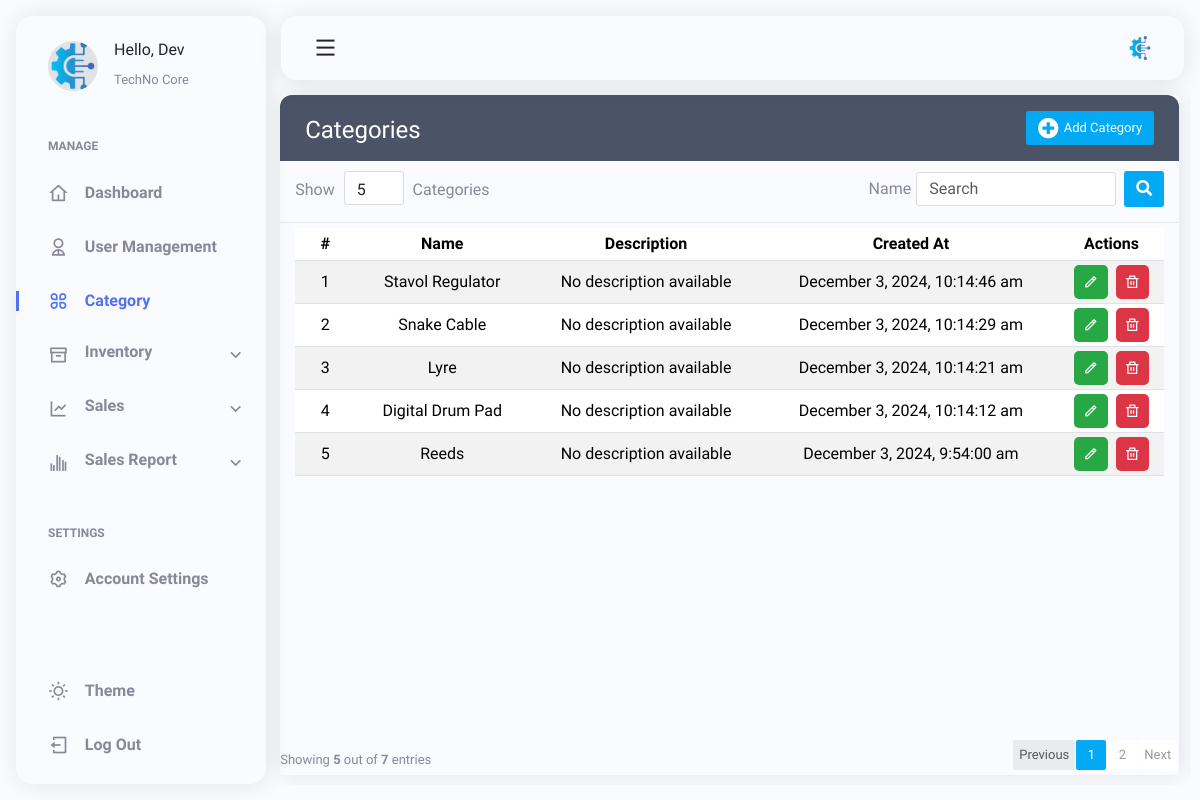
/pages/category.php (signed in), run on an earlier commit of the app's database.
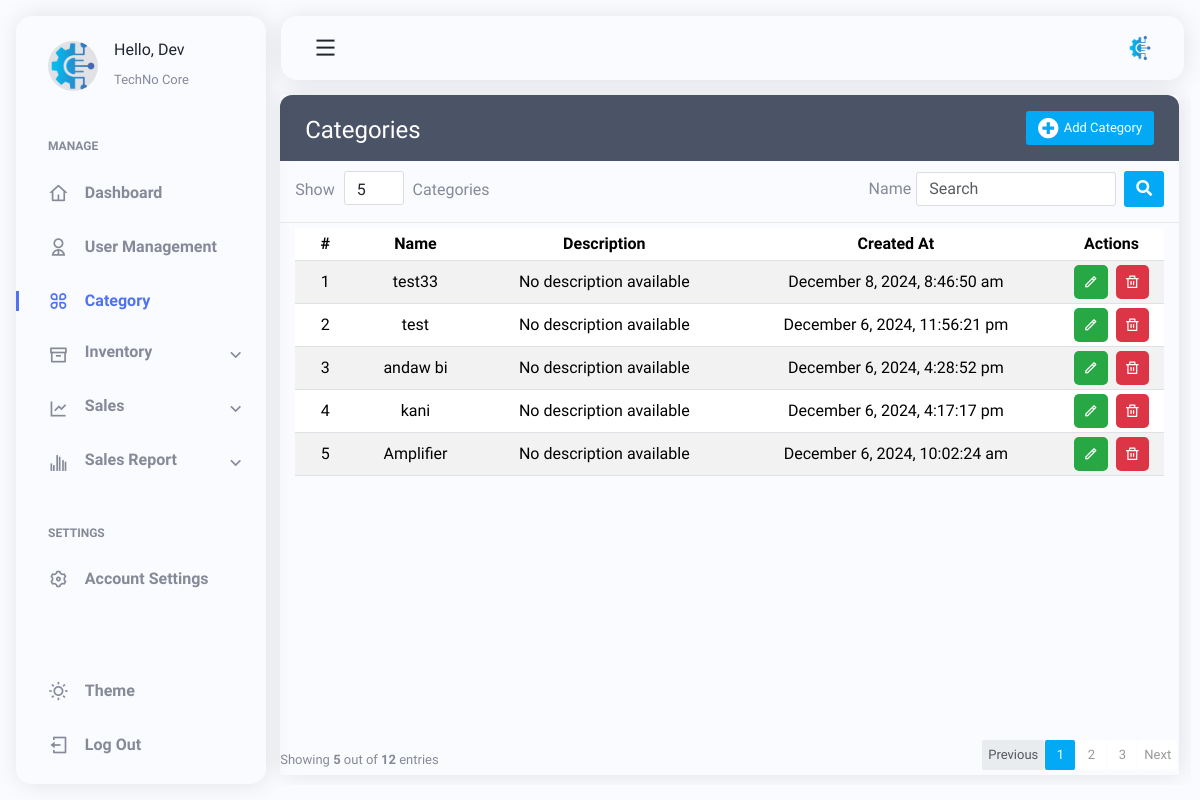
And on a later commit of the database.
### tables this page shows
CREATE TABLE `categories` (
  `category_id` int(11) UNSIGNED NOT NULL,
  `name` varchar(60) NOT NULL,
  `description` text NOT NULL,
  `created_at` timestamp NOT NULL DEFAULT current_timestamp()
);

### pages/category.php (the view, shortened to what this page needs)
<?php
include('../layouts/header.php');
require_once '../includes/load.php';
$currentPage = basename($_SERVER['PHP_SELF'], '.php');
$itemsPerPage = isset($_GET['items_per_page']) ? (int) $_GET['items_per_page'] : 5;
$currentPageNumber = isset($_GET['page']) ? (int) $_GET['page'] : 1;
$searchKeyword = isset($_GET['search']) ? $_GET['search'] : '';
$offset = ($currentPageNumber - 1) * $itemsPerPage;
$sql = "SELECT COUNT(*) FROM categories WHERE name LIKE :search";
$stmt = $conn->prepare($sql);
$stmt->execute([':search' => "%$searchKeyword%"]);
$totalItems = $stmt->fetchColumn();
$totalPages = ceil($totalItems / $itemsPerPage);
$sql = "SELECT category_id, name, created_at
        FROM categories
        WHERE name LIKE :search
        ORDER BY created_at DESC
        LIMIT :limit OFFSET :offset";
$stmt = $conn->prepare($sql);
$stmt->bindValue(':search', "%$searchKeyword%", PDO::PARAM_STR);
$stmt->bindValue(':limit', $itemsPerPage, PDO::PARAM_INT);
$stmt->bindValue(':offset', $offset, PDO::PARAM_INT);
$stmt->execute();
$categories = $stmt->fetchAll(PDO::FETCH_ASSOC);
?>
<link rel="stylesheet" href="https://cdnjs.cloudflare.com/ajax/libs/toastr.js/latest/toastr.min.css">
<link rel="stylesheet" href="../lib/category/category.css">
<main class="main container" id="main">
    <?php include('../layouts/sidebar.php'); ?>
    <div class="table-wrapper">
        <div class="table-title">
            <div class="d-flex justify-content-between">
                <div class="col-sm-4">
                    <h2>Categories</h2>
                </div>
                <button type="button" class="btn btn-primary" data-bs-toggle="modal" data-bs-target="#createCatModal">
                    <i class="fa fa-plus-circle"></i>
                    Add Category
                </button>
            </div>
        </div>
        <div class="table-filter">
            <form method="GET" action="">
                <div class="row">
                    <div class="col-sm-3">
                        <div class="show-entries">
                            <span>Show</span>
                            <select class="form-control" name="items_per_page" onchange="this.form.submit()">
                                <option value="5" <?= $itemsPerPage == 5 ? 'selected' : '' ?>>5</option>
                            </select>
                            <span>Categories</span>
                        </div>
                    </div>
                    <div class="col-sm-9">
                        <div class="filter-group d-flex justify-content-end align-items-center">
                            <label>Name</label>
                            <input type="text" class="form-control" name="search"
                                value="<?= htmlspecialchars($searchKeyword) ?>" placeholder="Search">
                            <button type="submit" class="btn btn-primary ms-2"><i class="fa fa-search"></i></button>
                        </div>
                    </div>
                </div>
            </form>
        </div>
        <div class="table-responsive mb-4" style="height: 61vh; overflow-y: auto;">
            <table class="table table-striped table-hover" style="text-align: center; vertical-align: middle;">
                <thead>
                    <tr>
                        <th class="text-center">#</th>
                        <th>Name</th>
                        <th>Description</th>
                        <th>Created At</th>
                        <th class="text-center">Actions</th>
                    </tr>
                </thead>
                <tbody>
                    <?php if (empty($categories)): ?>
                        <tr>
                            <td colspan="4" class="text-center">No categories found</td>
                        </tr>
                    <?php else: ?>
                        <?php foreach ($categories as $index => $category): ?>
                            <tr>
                                <td class="text-center"><?= $offset + $index + 1 ?></td>
                                <td><?= htmlspecialchars($category['name']) ?></td>
                                <td>
                                    <?php
                                    if (!empty($category['description'])) {
                                        echo htmlspecialchars($category['description']);
                                    } else {
                                        echo 'No description available';
                                    }
                                    ?>
                                </td>
                                <td><?= date('F j, Y, g:i:s a', strtotime($category['created_at'])) ?></td>
                                <td class="text-center d-flex justify-content-center gap-2">
                                    <button type="button" class="editCat-btn btn-secondary" data-bs-toggle="modal"
                                        data-bs-target="#editCatModal_<?= $category['category_id'] ?>">
                                        <i class="ri-pencil-line"></i>
                                    </button>
                                    <button type="button" class="deleteCat-btn btn-danger" data-bs-toggle="modal"
                                        data-bs-target="#deleteCatModal_<?= $category['category_id'] ?>">
                                        <i class="ri-delete-bin-line"></i>
                                    </button>
                                </td>
                            </tr>
                        <?php endforeach; ?>
                    <?php endif; ?>
                </tbody>
            </table>
        </div>
        <div class="clearfix">
            <div class="hint-text">Showing <b><?= count($categories) ?></b> out of <b><?= $totalItems ?></b> entries
            </div>
            <ul class="pagination">
                <li class="page-item <?= $currentPageNumber == 1 ? 'disabled' : '' ?>">
                    <a href="?page=<?= $currentPageNumber - 1 ?>&items_per_page=<?= $itemsPerPage ?>&search=<?= htmlspecialchars($searchKeyword) ?>"
                        class="page-link">Previous</a>
                </li>
                <?php for ($i = 1; $i <= $totalPages; $i++): ?>
                    <li class="page-item <?= $currentPageNumber == $i ? 'active' : '' ?>">
                        <a href="?page=<?= $i ?>&items_per_page=<?= $itemsPerPage ?>&search=<?= htmlspecialchars($searchKeyword) ?>"
                            class="page-link"><?= $i ?></a>
                    </li>
                <?php endfor; ?>
                <li class="page-item <?= $currentPageNumber == $totalPages ? 'disabled' : '' ?>">
                    <a href="?page=<?= $currentPageNumber + 1 ?>&items_per_page=<?= $itemsPerPage ?>&search=<?= htmlspecialchars($searchKeyword) ?>"
                        class="page-link">Next</a>
                </li>
            </ul>
        </div>
    </div>
</body>
</html>

### layouts/header.php (shortened to what this page needs)
<!doctype html>
<html lang="en">
<head>
  <link rel="stylesheet" href="https://cdnjs.cloudflare.com/ajax/libs/font-awesome/5.15.3/css/all.min.css">
  <link rel="stylesheet" href="https://cdnjs.cloudflare.com/ajax/libs/remixicon/4.2.0/remixicon.css" />
  <link href="https://cdn.jsdelivr.net/npm/bootstrap@5.3.3/dist/css/bootstrap.min.css" rel="stylesheet"
>
  <link rel="stylesheet" href="../assets/css/main.css">
</head>
<body>
  <header class="header" id="header">
    <div class="header__container">
      <a href="#" class="header__logo">
        <img class="header__logo-img" src="../uploads/users/techno.png" alt="" />
      </a>
      <button class="header__toggle" id="header-toggle">
        <i class="ri-menu-line"></i>
      </button>
    </div>
  </header>

### layouts/sidebar.php (shortened to what this page needs)
<nav class="sidebar" id="sidebar">
  <div class="sidebar__container">
    <div class="sidebar__user">
      <div class="sidebar__img">
        <img src="../uploads/users/techno.png" alt="" />
      </div>
      <div class="sidebar__info">
        <h3>Hello, Dev</h3>
        <span>TechNo Core</span>
      </div>
    </div>
    <div class="sidebar__content">
      <div>
        <h3 class="sidebar__title">MANAGE</h3>
        <div class="sidebar__list">
          <a href="dev_dashboard.php"
            class="sidebar__link <?= ($currentPage == 'dev_dashboard') ? 'active-link' : '' ?>">
            <i class="ri-home-4-line"></i>
            <span>Dashboard</span>
          </a>
          <a href="user_management.php"
            class="sidebar__link <?= ($currentPage == 'user_management') ? 'active-link' : '' ?>">
            <i class="ri-user-2-line"></i>
            <span>User Management</span>
          </a>
          <a href="category.php" class="sidebar__link <?= ($currentPage == 'category') ? 'active-link' : '' ?>">
            <i class="ri-apps-line"></i>
            <span>Category</span>
          </a>
          <a href="#" class="sidebar__link" id="inventory-link"
            style="display: flex; align-items: start; justify-content: start;">
            <i class="ri-archive-line"></i>
            <span>Inventory</span>
            <i class="ri-arrow-down-s-line" style="margin-left: auto; padding-right: 20px"></i>
          </a>
          <a href="#" class="sidebar__link" id="sales-link"
            style="display: flex; align-items: start; justify-content: start;">
            <i class="ri-line-chart-line"></i>
            <span>Sales</span>
            <i class="ri-arrow-down-s-line" style="margin-left: auto; padding-right: 20px"></i>
          </a>
          <a href="#" class="sidebar__link" id="reports-link"
            style="display: flex; align-items: start; justify-content: start;">
            <i class="ri-bar-chart-grouped-line"></i>
            <span>Sales Report</span>
            <i class="ri-arrow-down-s-line" style="margin-left: auto; padding-right: 20px"></i>
          </a>
        </div>
      </div>
      <div>
        <h3 class="sidebar__title">SETTINGS</h3>
        <div class="sidebar__list">
          <a href="#" class="sidebar__link">
            <i class="ri-settings-3-line"></i>
            <span>Account Settings</span>
          </a>
        </div>
      </div>
    </div>
    <div class="sidebar__actions">
      <button>
        <i class="ri-sun-line sidebar__link sidebar__theme" id="theme-button">
          <span>Theme</span>
        </i>
      </button>
      <a href="../logout.php" class="sidebar__link">
        <i class="ri-logout-box-line"></i>
        <span>Log Out</span>
      </a>
    </div>
  </div>
</nav>
</body>
</html>

### assets/css/main.css (style rules this page uses)
:root { --header-height: 3.5rem; --maincontent-height: 3.5rem; --first-color: hsl(228, 85%, 63%); --title-color: hsl(228, 18%, 16%); --text-color: hsl(228, 8%, 56%); --body-color: hsl(228, 100%, 99%); --shadow-color: hsla(228, 80%, 4%, 0.1); --body-font: "Nunito Sans", system-ui; --normal-font-size: 0.938rem; --smaller-font-size: 0.75rem; --tiny-font-size: 0.75rem; --font-regular: 400; --font-semi-bold: 600; --z-tooltip: 10; --z-fixed: 100; }
@media screen and (min-width: 1150px) { :root { --normal-font-size: 1rem; --smaller-font-size: 0.813rem; } }
* { box-sizing: border-box; padding: 0; margin: 0; }
body { font-family: var(--body-font); font-size: var(--normal-font-size); background-color: var(--body-color); color: var(--text-color); transition: background-color 0.4s; }
a { text-decoration: none; }
img { display: block; max-width: 100%; height: auto; }
button { all: unset; }
.container { margin-inline: 1.5rem; overflow: hidden; }
.header { position: fixed; top: 0; left: 0; right: 0; z-index: var(--z-fixed); margin: 0.75rem; }
.header__container { width: 100%; height: var(--header-height); background-color: var(--body-color); box-shadow: 0 2px 24px var(--shadow-color); display: flex; justify-content: space-between; align-items: center; padding-inline: 1.5rem; border-radius: 1rem; transition: background-color 0.4s; }
.header__logo { display: inline-flex; align-items: center; column-gap: 0.25rem; }
.header__toggle { font-size: 1.5rem; color: var(--title-color); cursor: pointer; }
.header__logo img { width: 1.5rem; height: 1.5rem; }
.sidebar { position: fixed; left: -120%; top: 0; bottom: 0; z-index: var(--z-fixed); width: 250px; background-color: var(--body-color); box-shadow: 2px 0 24px var(--shadow-color); padding-block: 1.5rem; margin: 0.75rem; border-radius: 1rem; transition: left 0.4s, background-color 0.4s, width 0.4s; }
.sidebar__container, .sidebar__content { display: flex; flex-direction: column; row-gap: 3rem; }
.sidebar__container { height: 100%; overflow: hidden; }
.sidebar__user { display: grid; grid-template-columns: repeat(2, max-content); align-items: center; column-gap: 1rem; padding-left: 2rem; }
.sidebar__img { position: relative; width: 50px; height: 50px; background-color: var(--shadow-color); border-radius: 50%; overflow: hidden; display: grid; justify-items: center; }
.sidebar__img img { position: absolute; }
.sidebar__info h3 { font-size: var(--normal-font-size); color: var(--title-color); transition: color 0.4s; }
.sidebar__info span { font-size: var(--smaller-font-size); }
.sidebar__content { overflow: hidden auto; }
.sidebar__title { width: max-content; font-size: var(--tiny-font-size); font-weight: var(--font-semi-bold); padding-left: 2rem; margin-bottom: 1.5rem; }
.sidebar__list, .sidebar__actions { display: grid; row-gap: 1.5rem; }
.sidebar__link { position: relative; display: grid; grid-template-columns: repeat(2, max-content); align-items: center; column-gap: 1rem; color: var(--text-color); padding-left: 2rem; transition: color 0.4s, opacity 0.4s; }
.sidebar__link i { font-size: 1.25rem; }
.sidebar__link span { font-weight: var(--font-semi-bold); }
.sidebar__actions { margin-top: auto; }
.sidebar__actions button { cursor: pointer; }
.sidebar__theme { width: 100%; font-size: 1.25rem; }
.sidebar__theme span { font-size: var(--normal-font-size); font-family: var(--body-font); }
.active-link { color: var(--first-color); }
.active-link::after { content: ""; position: absolute; left: 0; width: 3px; height: 20px; background-color: var(--first-color); }
@media screen and (min-width: 1150px) { .header { margin: 1rem; padding-left: 265px; transition: padding 0.4s; } }
@media screen and (min-width: 1150px) { .header__container { height: calc(var(--header-height) + 0.5rem); padding-inline: 2rem; } }
@media screen and (min-width: 1150px) { .header__logo { order: 1; } }
@media screen and (min-width: 1150px) { .sidebar { left: 0; width: 250px; margin: 1rem; } }
@media screen and (min-width: 1150px) { .sidebar__info, .sidebar__link span { transition: opacity 0.4s; } }
@media screen and (min-width: 1150px) { .sidebar__user, .sidebar__title { transition: padding 0.4s; } }
@media screen and (min-width: 1150px) { .main { padding-top: 5rem; padding-left: 265px; transition: padding 0.4s; position: fixed; top: 0; bottom: 0; z-index: -1; margin: 0.95rem; } }
@media (min-width: 1080px) { .container, .container-lg, .container-md, .container-sm { max-width: 98vw; } }

What changed in the data, as far as the page shows it:
no longer on this page (row edited): categories: index "1", name "Stavol Regulator", created_at "December 3, 2024, 10:14:46 am"
no longer on this page (row edited): categories: index "2", name "Snake Cable", created_at "December 3, 2024, 10:14:29 am"
no longer on this page (row edited): categories: index "3", name "Lyre", created_at "December 3, 2024, 10:14:21 am"
no longer on this page (row edited): categories: index "4", name "Digital Drum Pad", created_at "December 3, 2024, 10:14:12 am"
no longer on this page (row edited): categories: index "5", name "Reeds", created_at "December 3, 2024, 9:54:00 am"
added categories: index "1", name "test33", created_at "December 8, 2024, 8:46:50 am"
added categories: index "2", name "test", created_at "December 6, 2024, 11:56:21 pm"
added categories: index "3", name "andaw bi", created_at "December 6, 2024, 4:28:52 pm"
added categories: index "4", name "kani", created_at "December 6, 2024, 4:17:17 pm"
added categories: index "5", name "Amplifier", created_at "December 6, 2024, 10:02:24 am"
Also different on the page:
$totalItems: "7" → "12"
new list line: "3"
